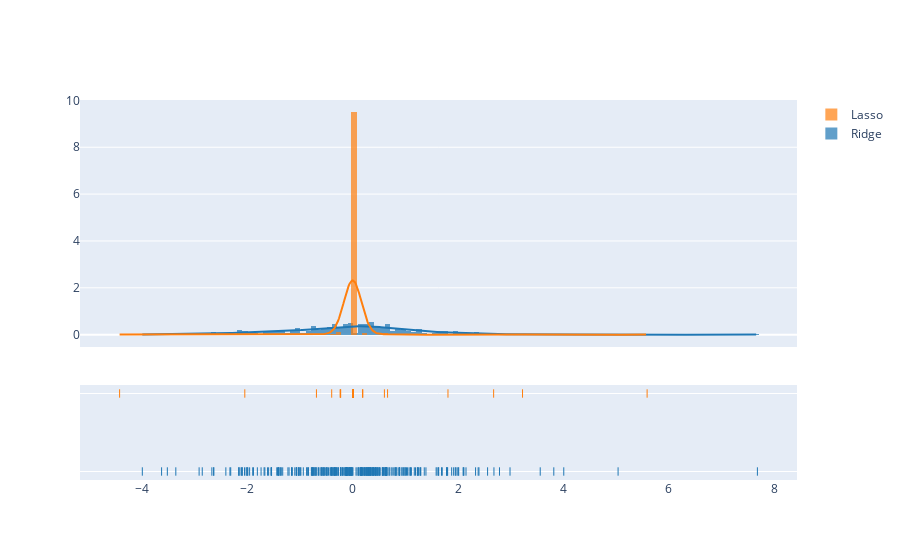

Write notebook code for a chart like this one.
### Code cell
ff.create_distplot([ridge_coef, lasso_coef], ["Ridge", "Lasso"], bin_size = 0.1)

### Figure 1 — Plotly figure (JSON) as saved in the notebook; plotly's stock layout.template omitted (floating-point values rounded to 4 significant figures; data arrays with more than 128 entries replaced by an {"elided": "..."} marker saying what was removed)
{"data": [{"autobinx": false, "histnorm": "probability density", "legendgroup": "Ridge", "marker": {"color": "rgb(31, 119, 180)"}, "name": "Ridge", "opacity": 0.7, "type": "histogram", "x": {"elided": "294 float values"}, "xaxis": "x", "xbins": {"end": 7.682, "size": 0.1, "start": -3.993}, "yaxis": "y"}, {"autobinx": false, "histnorm": "probability density", "legendgroup": "Lasso", "marker": {"color": "rgb(255, 127, 14)"}, "name": "Lasso", "opacity": 0.7, "type": "histogram", "x": {"elided": "294 float values"}, "xaxis": "x", "xbins": {"end": 5.589, "size": 0.1, "start": -4.424}, "yaxis": "y"}, {"legendgroup": "Ridge", "marker": {"color": "rgb(31, 119, 180)"}, "mode": "lines", "name": "Ridge", "showlegend": false, "type": "scatter", "x": {"elided": "500 float values"}, "xaxis": "x", "y": {"elided": "500 float values"}, "yaxis": "y"}, {"legendgroup": "Lasso", "marker": {"color": "rgb(255, 127, 14)"}, "mode": "lines", "name": "Lasso", "showlegend": false, "type": "scatter", "x": {"elided": "500 float values"}, "xaxis": "x", "y": {"elided": "500 float values"}, "yaxis": "y"}, {"legendgroup": "Ridge", "marker": {"color": "rgb(31, 119, 180)", "symbol": "line-ns-open"}, "mode": "markers", "name": "Ridge", "showlegend": false, "type": "scatter", "x": {"elided": "294 float values"}, "xaxis": "x", "y": {"elided": "294 str values"}, "yaxis": "y2"}, {"legendgroup": "Lasso", "marker": {"color": "rgb(255, 127, 14)", "symbol": "line-ns-open"}, "mode": "markers", "name": "Lasso", "showlegend": false, "type": "scatter", "x": {"elided": "294 float values"}, "xaxis": "x", "y": {"elided": "294 str values"}, "yaxis": "y2"}], "layout": {"barmode": "overlay", "hovermode": "closest", "legend": {"traceorder": "reversed"}, "xaxis": {"anchor": "y2", "domain": [0, 1], "zeroline": false}, "yaxis": {"anchor": "free", "domain": [0.35, 1], "position": 0}, "yaxis2": {"anchor": "x", "domain": [0, 0.25], "dtick": 1, "showticklabels": false}}}
